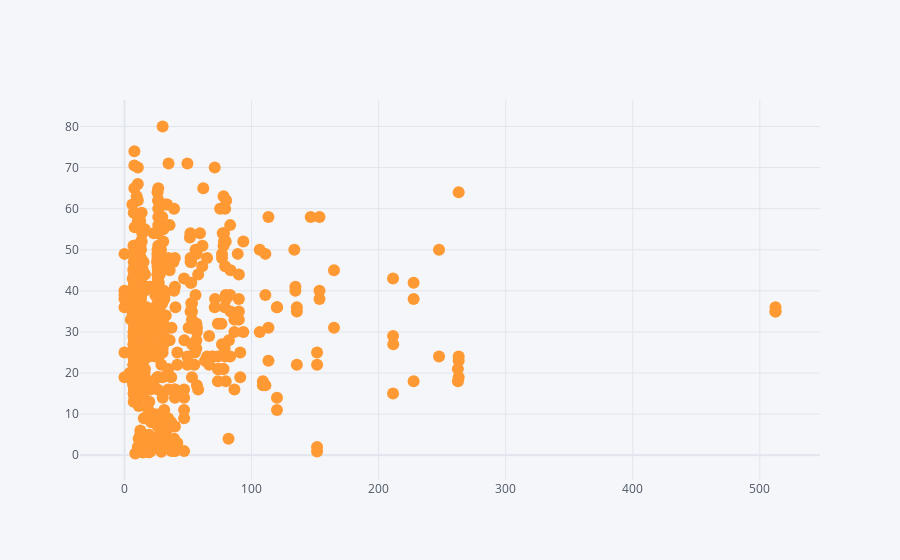

Source (notebook cell):
### Code cell
cf.set_config_file(theme='pearl')
df2.iplot(kind='scatter', x='fare', y='age',mode='markers')

### Figure 1 — Plotly figure (JSON) as saved in the notebook; plotly's stock layout.template omitted (floating-point values rounded to 4 significant figures; data arrays with more than 128 entries replaced by an {"elided": "..."} marker saying what was removed)
{"data": [{"line": {"color": "rgba(255, 153, 51, 1.0)", "dash": "solid", "shape": "linear", "width": 1.3}, "marker": {"size": 12, "symbol": "circle"}, "mode": "markers", "name": "age", "text": "", "type": "scatter", "x": {"elided": "891 float values"}, "y": {"elided": "891 mixed values"}}], "layout": {"legend": {"bgcolor": "#F5F6F9", "font": {"color": "#4D5663"}}, "paper_bgcolor": "#F5F6F9", "plot_bgcolor": "#F5F6F9", "title": {"font": {"color": "#4D5663"}}, "xaxis": {"gridcolor": "#E1E5ED", "showgrid": true, "tickfont": {"color": "#4D5663"}, "title": {"font": {"color": "#4D5663"}, "text": ""}, "zerolinecolor": "#E1E5ED"}, "yaxis": {"gridcolor": "#E1E5ED", "showgrid": true, "tickfont": {"color": "#4D5663"}, "title": {"font": {"color": "#4D5663"}, "text": ""}, "zerolinecolor": "#E1E5ED"}}}
